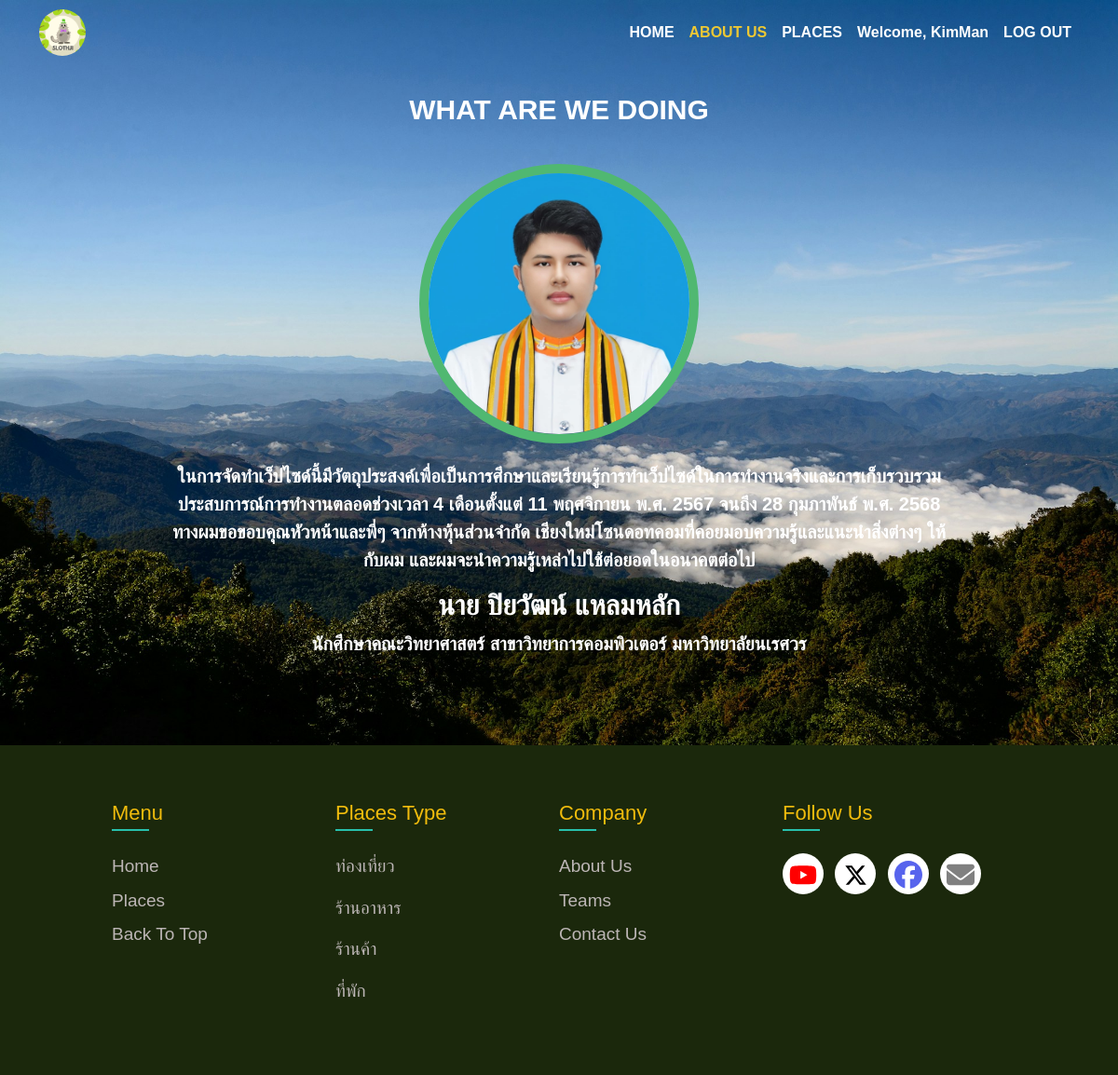
The app's page /aboutus.php (signed in) with its own data.
### tables this page shows
CREATE TABLE `aboutus` (
  `AboutID` int(10) NOT NULL,
  `AboutImg` varchar(255) NOT NULL,
  `AboutTitle` varchar(100) NOT NULL,
  `AboutProfile` varchar(255) NOT NULL,
  `AboutDetail` text NOT NULL,
  `AboutSubTitle` varchar(100) NOT NULL,
  `AboutSubDetail` text NOT NULL
);

CREATE TABLE `typeplace` (
  `TypeID` int(10) NOT NULL,
  `TypeTitle` varchar(100) NOT NULL,
  `TypeImg` varchar(255) NOT NULL,
  `TypeDetail` text NOT NULL
);

### aboutus.php (the view, shortened to what this page needs)
<?php
include 'dataDB.php';
?>
<!DOCTYPE html>
<html lang="en">
<head>
  <link
    href="https://cdn.jsdelivr.net/npm/bootstrap@5.3.3/dist/css/bootstrap.min.css"
    rel="stylesheet"
 />
  <link rel="stylesheet" href="https://cdnjs.cloudflare.com/ajax/libs/font-awesome/6.7.1/css/all.min.css" />
  <link href="https://cdn.jsdelivr.net/npm/aos@2.3.4/dist/aos.css" rel="stylesheet">
  <link rel="stylesheet" href="style.css" />
</head>
<body>
  <?php include 'navbar.php'; ?>
  <section class="locate-group p-0 m-0">
    <div>
      <div class="container-fluid p-0 m-0">
        <div class="about-group">
          <div class="about-title">
            <div class="title-we">
              <h1 data-aos="fade-up"><?php echo htmlspecialchars($row['AboutTitle']); ?></h1>
            </div>
            <div class="row">
              <div class="col-12">
                <img src="./adminbd/aboutus/uploads/about_profile/<?php echo htmlspecialchars($row['AboutProfile']); ?>" class="myprofile" data-aos="fade-up">
                <div class="abouttext-scroll">
                  <p data-aos="fade-up"><?php echo nl2br(htmlspecialchars($row['AboutDetail'])); ?></p>
                  <h3 data-aos="fade-up"><?php echo htmlspecialchars($row['AboutSubTitle']); ?></h3>
                  <p data-aos="fade-up"><?php echo nl2br(htmlspecialchars($row['AboutSubDetail'])); ?></p>
                </div>
              </div>
            </div>
          </div>
        </div>
      </div>
    </div>
  </section>
  <?php include 'footer.php' ?>
</body>
</html>

### footer.php (shortened to what this page needs)
<?php
$typesql = "SELECT * FROM typeplace";
$typeresult = $conn->query($typesql);
if ($typeresult->num_rows > 0) {
    $typeplaces = [];
    while ($row = $typeresult->fetch_assoc()) {
        $typeplaces[] = $row;
    }
} else {
    echo "No data found";
}
?>
<footer class="footer-body">
    <div class="footer-col col-lg-3 col-md-6 col-sm-6">
        <h4>Menu</h4>
        <ul>
            <li><a href="index.php">Home</a></li>
            <li><a href="places.php">Places</a></li>
            <li><a href="">Back to top</a></li>
        </ul>
    </div>
    <div class="footer-col col-lg-3 col-md-6 col-sm-6">
        <h4>Places Type</h4>
        <?php
        foreach ($typeplaces as $place): ?>
            <ul>
                <li><a href="/newsloth/places.php?type=<?= $place['TypeID'] ?>"><?= $place['TypeTitle'] ?></a></li>
            </ul>
        <?php endforeach; ?>
    </div>
    <div class="footer-col col-lg-3 col-md-6 col-sm-6">
        <h4>company</h4>
        <ul>
            <li><a href="#">about us</a></li>
            <li><a href="#">teams</a></li>
            <li><a href="#">contact us</a></li>
        </ul>
    </div>
    <div class="footer-col col-lg-3 col-md-6 col-sm-6">
        <h4>follow us</h4>
        <div class="links link-footer">
            <a href="#" class="social-btn"></a>
            <a href="#" class="social-btn"></a>
            <a href="#" class="social-btn"></a>
            <a href="#" class="social-btn"></a>
        </div>
    </div>
</footer>

### style.css (style rules this page uses)
* { margin: 0; padding: 0; }
body { margin: 0; padding: 0; font-family: sans-serif; }
.about-group { background-color: #000; }
.about-group .myprofile { height: 300px; width: 300px; object-position: 0px 0px; object-fit: cover; border: 10px solid #50b871; border-radius: 50%; margin-top: 40px; margin-bottom: 20px; }
.about-title { position: absolute; right: 15%; top: 5rem; left: 15%; padding-top: 1.25rem; padding-bottom: 1.25rem; color: #fff; text-align: center; }
.about-title h3 { font-size: 30px; font-weight: 600; }
.about-title p { font-size: 20px; font-weight: 600; }
.about-title h1 { font-weight: 600; }
.title-we h1 { padding: 0; margin: 0; font-size: 30px; font-weight: 600; text-transform: uppercase; color: #fff; }
* { box-sizing: border-box; }
.locate-group { margin-bottom: 50px; }
.footer-body { display: flex; flex-wrap: wrap; margin-top: auto; background-color: rgb(27, 40, 12); padding: 60px 10%; }
.footer-body ul { list-style: none; padding-left: 0; }
.footer-col { width: 25%; }
.footer-col h4 { position: relative; margin-bottom: 30px; font-size: 22px; font-weight: 400; color: #f1bc0d; text-transform: capitalize; }
.footer-col h4::before { content: ""; position: absolute; left: 0; bottom: -6px; background-color: #27c0ac; width: 40px; height: 2px; }
.footer-body ul li:not(:last-child) { margin-bottom: 8px; }
.footer-body ul li a { display: block; font-size: 19px; text-transform: capitalize; color: #bdb6b6; text-decoration: none; transition: 0.4s; }
.links a { display: inline-block; width: 44px; height: 44px; color: #fff; background-color: rgba(40, 130, 214, 0.8); margin: 0 8px 8px 0; text-align: center; line-height: 44px; border-radius: 50%; transition: 0.4s; }
.link-footer a { background: #fff; }
a.social-btn { transition: transform 0.2s ease, background-color 0.2s ease; }

### records on screen
aboutus: AboutTitle "WHAT ARE WE DOING", AboutProfile (placeholder picture), AboutDetail "ในการจัดทำเว็ปไซด์นี้มีวัตถุประสงค์เพื่อเป็นการศึกษาและเรียนรู้การทำเว็ปไซด์ในการทำงานจริงและการเก็บรวบรวมประสบการณ์การทำงานตลอดช่วงเวลา 4 เดือนตั้งแต่ 11 พฤศจิกายน พ.ศ. 2567 จนถึง 28 กุมภาพันธ์ พ.ศ. 2568 ทางผมขอขอบคุณหัวหน้าและพี่ๆ จากห้างหุ้นส่วนจำกัด เชียงใหม่โซนดอทคอมที่คอยมอบความรู้และแนะนำสิ่งต่างๆ ให้กับผม และผมจะนำความรู้เหล่าไปใช้ต่อยอดในอนาคตต่อไป", AboutSubTitle "นาย ปิยวัฒน์ แหลมหลัก", AboutSubDetail "นักศึกษาคณะวิทยาศาสตร์ สาขาวิทยาการคอมพิวเตอร์ มหาวิทยาลัยนเรศวร"
typeplace: TypeTitle "ท่องเที่ยว"
typeplace: TypeTitle "ร้านอาหาร"
typeplace: TypeTitle "ร้านค้า"
typeplace: TypeTitle "ที่พัก"

### other values on screen
$_SESSION['UserName'] "KimMan"
